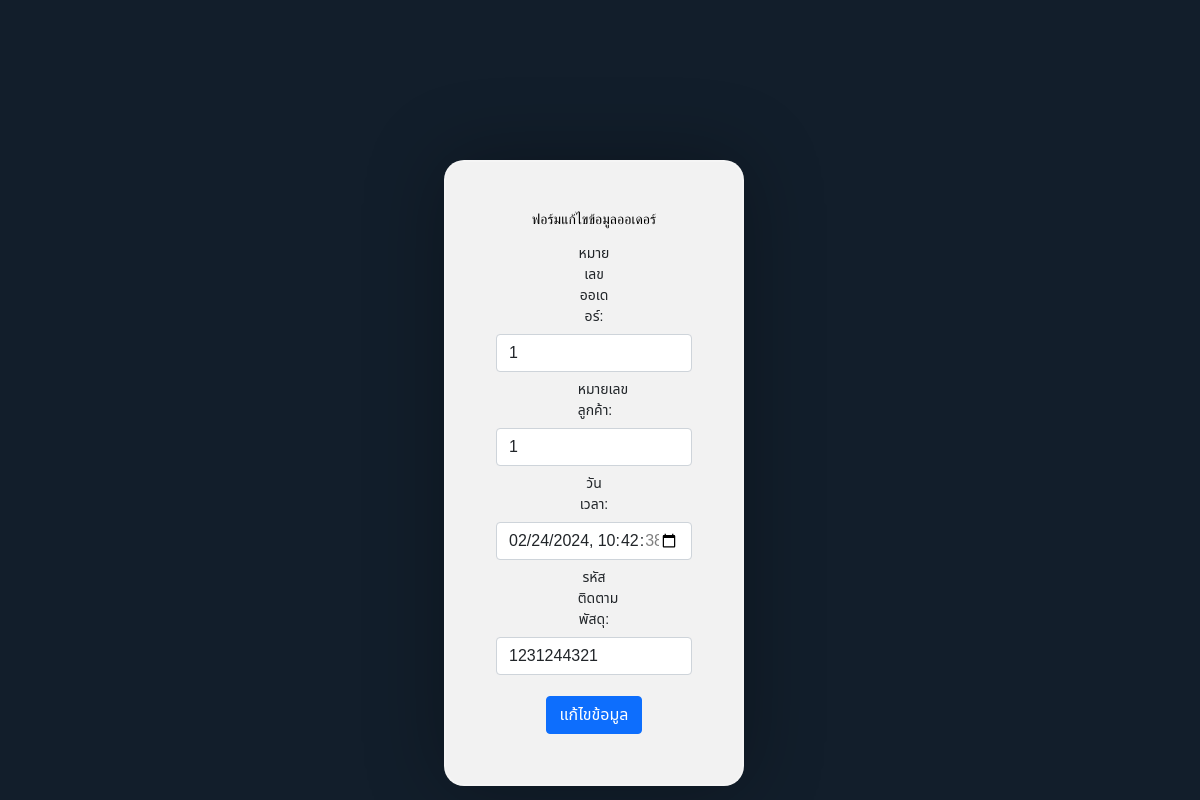
Screenshot of /Order/updateform.php?Order_ID=1&Customer_ID=1&Order_Date_Time=2024-02-24 10:42:38&Track_ID=1231244321 with the database file from the repository.
### tables this page shows
CREATE TABLE `tbl_order` (
  `Order_ID` int(11) NOT NULL,
  `Customer_ID` int(11) NOT NULL,
  `Order_Date_Time` timestamp NOT NULL DEFAULT current_timestamp() ON UPDATE current_timestamp(),
  `Track_ID` int(11) NOT NULL
);

### Order/updateform.php (the view, shortened to what this page needs)
<!DOCTYPE html>
<html lang="en">
<head>
  <link href="https://cdn.jsdelivr.net/npm/bootstrap@5.1.1/dist/css/bootstrap.min.css" rel="stylesheet"
>
  <link rel="stylesheet" type="text/css" href="https://cdn.datatables.net/1.13.4/css/jquery.dataTables.css" />
  <link rel="stylesheet" type="text/css" href="https://cdn.datatables.net/1.10.21/css/jquery.dataTables.min.css" />
  <link rel="stylesheet" href="../form.css" />
</head>
<body>
  <?php
  require '../connect.php';
  if (isset($_GET['Order_ID'])) {
    $sql_select_or = 'SELECT * FROM tbl_order WHERE Order_ID=:Order_ID AND Customer_ID=:Customer_ID AND Order_Date_Time=:Order_Date_Time AND Track_ID=:Track_ID ';
    $stmt = $conn->prepare($sql_select_or);
    $stmt->bindParam(':Order_ID', $_GET['Order_ID']);
    $stmt->bindParam(':Customer_ID', $_GET['Customer_ID']);
    $stmt->bindParam(':Order_Date_Time', $_GET['Order_Date_Time']);
    $stmt->bindParam(':Track_ID', $_GET['Track_ID']);
    $stmt->execute();
    $result = $stmt->fetch(PDO::FETCH_ASSOC);
  }
  ?>
  <div class="container justify-content-center align-center-item">
    <div class="row">
      <div class="col-md-4"> <br>
        <div class="form-group">
          <h3>ฟอร์มแก้ไขข้อมูลออเดอร์</h3>
          <form action="update.php" method="POST" align="center">
            <label for="name" class="col-sm-2 col-form-label"> หมายเลขออเดอร์: </label>
            <input type="number" name="Order_ID" class="form-control" value="<?= $result['Order_ID']; ?>">
            <label for="name" class="col-sm-2 col-form-label"> หมายเลขลูกค้า: </label>
            <input type="number" name="Customer_ID" class="form-control" required
              value="<?php echo $result['Customer_ID']; ?>">
            <label for="name" class="col-sm-2 col-form-label"> วันเวลา: </label>
            <input type="datetime-local" name="Order_Date_Time" class="form-control" required
              value="<?php echo $result['Order_Date_Time']; ?>">
            <label for="name" class="col-sm-2 col-form-label"> รหัสติดตามพัสดุ: </label>
            <input type="number" name="Track_ID" class="form-control" required
              value="<?php echo $result['Track_ID']; ?>">
            <br> <button type="submit" class="btn btn-primary">แก้ไขข้อมูล</button>
          </form>
        </div>
      </div>
    </div>
  </div>
</body>
</html>

### form.css (style rules this page uses)
.form-group { font-family: "Noto Sans Thai", sans-serif; outline: 0; background: #f2f2f2; width: 100%; border: 0; margin: 0 0 15px; padding: 15px; box-sizing: border-box; font-size: 14px; width: 25%; padding: 50px; position: absolute; left: 37%; top: 20%; justify-content: center; align-items: center; border-radius: 20px; background: rgba(39, 39, 39, 0.1); backdrop-filter: blur(60px); -webkit-backdrop-filter: blur(60px); border: 2px solid rgba(255, 255, 255, 0.2); box-shadow: 0 0 80px rgba(0, 0, 0, 0.3); background: #f2f2f2; }
body { background-color: hsl(212, 40%, 12%); }
h3 { text-align: center; color: rgb(0, 0, 0); font: 1em prompt; }
.container { display: flex; justify-content: center; }

### rows the page displays
tbl_order: Order_ID "1", Customer_ID "1", Order_Date_Time "02/24/2024 10:42:38", Track_ID "1231244321"
